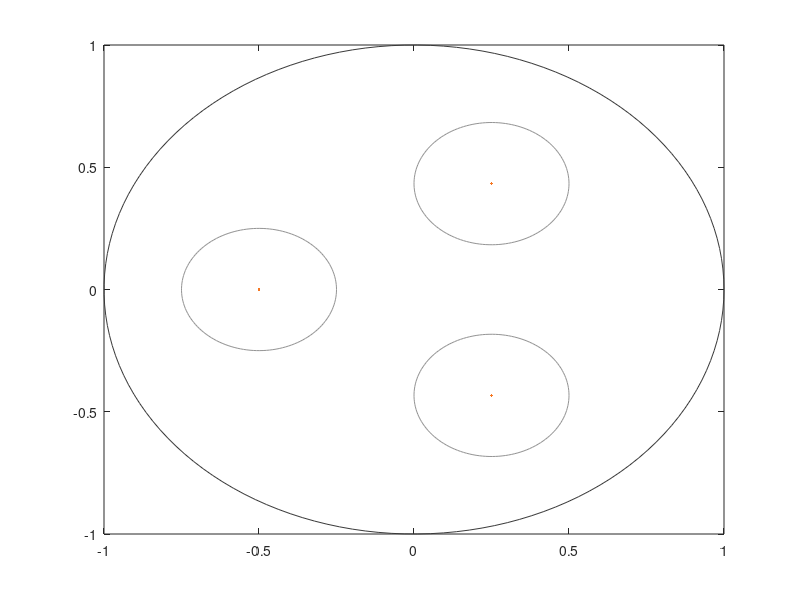

Write the MATLAB code that produced this figure. (Note: this script raises an error after producing the figure.)
function demo_vandermonde_orb
% -------------------------------------------------------------------------
% In this demo we compute the conditioning of the Vandermonde matrices 
% construct via monomial basis and Chebyshev polynomials and the Lebesgue 
% constant of the interpolant construct by integrals on disks with 
% centers lying on orbits 
% -------------------------------------------------------------------------
% Dates
%--------------------------------------------------------------------------
% First version: November 15, 2023;
% Checked: December 07, 2023.
%--------------------------------------------------------------------------
% Authors
%--------------------------------------------------------------------------
% L. Bruni Bruno and G. Elefante
%--------------------------------------------------------------------------
% Paper
%--------------------------------------------------------------------------
% "Interpolation by integrals on discs"
% L. Bruni Bruno and G. Elefante
%--------------------------------------------------------------------------


%--------------------------------------------------------------------------
% Parameters
degSet = [1:20];
do_plot = 1;
intersection = 0; % 0 - no intersection, 1 - fixed radmax, 2 - caos 
typeset_rho = 4; % 1 - rand, 2 - ordered rand, 3 - equispaced, 4 - CL no extrema, 5 - Cheby
RadMaxDiscs = 0; % 0 - fixed radius, 1 - random radius
%--------------------------------------------------------------------------


h = 1;
for deg = degSet

fprintf('\n')
fprintf('...................................................')
fprintf('\n \t          degree   : %5d',deg)

dimP = nchoosek(deg+2,2);

NOrb = ceil((deg+1)/2); %floor(deg/2)+1;

dimPdisk = 2*[deg:-2:0] + 1;

centers = [];

switch typeset_rho
    case 1
        rho = rand(size(dimPdisk));
    case 2
        rho = sort(rand(size(dimPdisk)),'descend');
    case 3
        if dimPdisk(end)==1
            rho = linspace(0,1,size(dimPdisk,2)+1); 
            rho(end) = []; 
            rho = rho(end:-1:1);
        else
            rho = linspace(0,1,size(dimPdisk,2)+2); 
            rho(end) = []; rho(1) = [];
            rho = rho(end:-1:1);
        end
    case 4
        if dimPdisk(end)==1
            rho = cos([0:(2*NOrb)]*pi/(2*NOrb)); 
            rho = rho(2:NOrb+1);
        else
            rho = cos([0:(2*NOrb+1)]*pi/(2*NOrb+1));  
            rho = rho(2:NOrb+1);
        end
    case 5
        rho = cos((2*[1:(2*NOrb)]-1)*pi/(4*NOrb));
        rho = rho(1:NOrb);
end

for j = 1:length(dimPdisk)
    theta = linspace(0,2*pi,dimPdisk(j)+1); theta(end) = [];
    theta = mod(pi*j/3+theta,2*pi);
    centers = [centers, rho(j)*exp(1i*theta)];
end
centers = [real(centers'),imag(centers')];

C = exp(1i*linspace(0,2*pi,150));

if do_plot
    figure(1)
    plot(centers(:,1),centers(:,2),'.','Color',[245,119,34]/255); % 'Color',[147,147,147]/255
    hold on;
    plot(real(C),imag(C),'Color',[57,57,57]/255);
end

if intersection == 2
    Rmax = 1-rho';
elseif intersection == 1
    Rmax = 1-max(rho);
else
    if dimPdisk(end)==1
        R = [1,rho];
        Rmax = min(abs(R(1:end-1)-R(2:end)))/2;
    else
         R = [1,rho,0];
        Rmax = min(abs(R(1:end-1)-R(2:end)))/2;
    end
    Rmax = min(Rmax,2*pi/(2*dimPdisk(1)+2));
end

if RadMaxDiscs == 0
    radii_orb = Rmax.*ones(NOrb,1);
else
    radii_orb = Rmax*rand(NOrb,1);
end

radii = [];
for i = 1:NOrb
radii = [radii;repmat(radii_orb(i),dimPdisk(i),1)];
end

if do_plot
    for j=1:size(centers,1)
        CC = C*radii(j)+centers(j,1)+1i*centers(j,2);
        plot(real(CC),imag(CC),'Color',[147,147,147]/255) % 'Color',[245,119,34]/255
    end
end



Vmon = VandInt(deg,centers,radii);

Vcheb = chebVandInt(deg,centers,radii);

condVmon(h) = cond(Vmon);
condVcheb(h) = cond(Vcheb);

fprintf('\n...................................................')
fprintf('\n \t Cond Vand         : %2.3e',condVmon(h))
fprintf('\n \t Cond Vand cheb    : %2.3e',condVcheb(h))
fprintf('\n \t ratio cond        : %2.3e',condVmon(h)/condVcheb(h))
fprintf('\n...................................................')

% Lebesgue constant computation
LebCon(h) = LebesgueConstant2(deg,centers,radii);


fprintf('\n \t Leb constant      : %2.3e',LebCon(h))
fprintf('\n...................................................')
fprintf('\n')

h = h + 1;
end

if do_plot
    figure(2)
    semilogy(degSet,condVmon,'-o','Color',[0,142,142]/255,'LineWidth',1.5)
    hold on;
    semilogy(degSet,condVcheb,'-o','Color',[142,0,0]/255,'LineWidth',1.5)

    figure(3)
    semilogy(degSet,LebCon,'-o','Color',[142,0,0]/255,'LineWidth',1.5);
    hold on
    if typeset_rho == 4
        semilogy(degSet,LebCon(1)*degSet.^(1/2),'-o','Color',[142,142,142]/255,'LineWidth',1.5)
        semilogy(degSet,LebCon(1)*degSet,'-o','Color',[142,142,142]/255,'LineWidth',1.5)
    end
end


